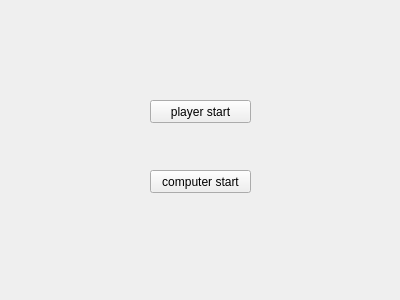
<?xml version="1.0" encoding="UTF-8"?>
<ui version="4.0">
 <class>inicia</class>
 <widget class="QWidget" name="inicia">
  <property name="geometry">
   <rect>
    <x>0</x>
    <y>0</y>
    <width>400</width>
    <height>300</height>
   </rect>
  </property>
  <property name="windowTitle">
   <string>Form</string>
  </property>
  <widget class="QPushButton" name="pushButton">
   <property name="geometry">
    <rect>
     <x>150</x>
     <y>100</y>
     <width>101</width>
     <height>23</height>
    </rect>
   </property>
   <property name="text">
    <string>player start</string>
   </property>
  </widget>
  <widget class="QPushButton" name="pushButton_2">
   <property name="geometry">
    <rect>
     <x>150</x>
     <y>170</y>
     <width>101</width>
     <height>23</height>
    </rect>
   </property>
   <property name="text">
    <string>computer start</string>
   </property>
  </widget>
 </widget>
 <resources/>
 <connections/>
</ui>
